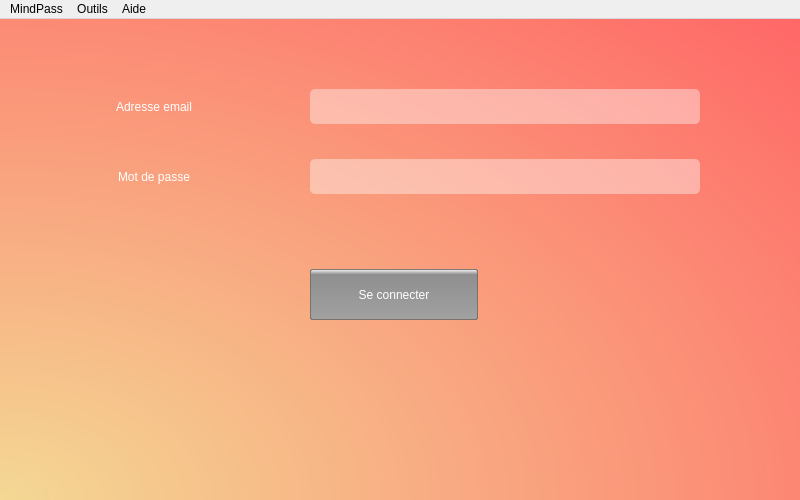
<?xml version="1.0" encoding="UTF-8"?>
<ui version="4.0">
 <class>MainWindow</class>
 <widget class="QMainWindow" name="MainWindow">
  <property name="geometry">
   <rect>
    <x>0</x>
    <y>0</y>
    <width>800</width>
    <height>500</height>
   </rect>
  </property>
  <property name="minimumSize">
   <size>
    <width>800</width>
    <height>500</height>
   </size>
  </property>
  <property name="maximumSize">
   <size>
    <width>800</width>
    <height>500</height>
   </size>
  </property>
  <property name="windowTitle">
   <string>MindPass</string>
  </property>
  <property name="windowIcon">
   <iconset>
    <normaloff>ressources/MindPass-icone.png</normaloff>ressources/MindPass-icone.png</iconset>
  </property>
  <property name="styleSheet">
   <string notr="true">QMainWindow {
background: qradialgradient(spread:pad, cx:0, cy:1, radius:1.406, fx:0, fy:1, stop:0 rgba(244, 216, 148, 255), stop:1 rgba(255, 102, 102, 255));
}

QLabel {
color: white;
}

QLineEdit {
background: rgba(255,255,255,100);
border: none;
border-radius: 5px;
color: white;
padding-left: 10px;
}

QLineEdit:hover {
background: rgba(255,255,255,75);
}

QPushButton {
    border-radius: 2px;
    padding: 0.2em 0.2em 0.3em 0.2em;
    border: 1px solid rgba(100, 100, 100, 200);
    background: qlineargradient(x1:0, y1:0, x2:0, y2:1, stop:0 #f4f4f4, stop:0.1 #8F8F8F, stop:1 #a1a1a1);
    color: white;
}

QPushButton:hover {
    border: 1px solid rgba(255, 255, 255, 255);

}
QPushButton:pressed {
    border-radius: 2px;
    padding: 0.2em 0.2em 0.3em 0.2em;
    border: 1px solid rgba(100, 100, 100, 200);
    background: qlineargradient(x1:0, y1:0, x2:0, y2:1, stop:0 #a1a1a1, stop:0.1 #8F8F8F, stop:1 #f4f4f4);
    color: white;
}

QStatusBar {
display: none;
}</string>
  </property>
  <widget class="QWidget" name="centralwidget">
   <widget class="QPushButton" name="pushButton">
    <property name="geometry">
     <rect>
      <x>310</x>
      <y>250</y>
      <width>168</width>
      <height>51</height>
     </rect>
    </property>
    <property name="text">
     <string>Se connecter</string>
    </property>
   </widget>
   <widget class="QLabel" name="label_id">
    <property name="geometry">
     <rect>
      <x>80</x>
      <y>70</y>
      <width>148</width>
      <height>35</height>
     </rect>
    </property>
    <property name="text">
     <string>Adresse email</string>
    </property>
    <property name="alignment">
     <set>Qt::AlignCenter</set>
    </property>
   </widget>
   <widget class="QLabel" name="label_mdp">
    <property name="geometry">
     <rect>
      <x>80</x>
      <y>140</y>
      <width>148</width>
      <height>35</height>
     </rect>
    </property>
    <property name="text">
     <string>Mot de passe</string>
    </property>
    <property name="alignment">
     <set>Qt::AlignCenter</set>
    </property>
   </widget>
   <widget class="QLineEdit" name="lineEdit_id">
    <property name="geometry">
     <rect>
      <x>310</x>
      <y>70</y>
      <width>390</width>
      <height>35</height>
     </rect>
    </property>
   </widget>
   <widget class="QLineEdit" name="lineEdit_mdp">
    <property name="geometry">
     <rect>
      <x>310</x>
      <y>140</y>
      <width>390</width>
      <height>35</height>
     </rect>
    </property>
   </widget>
   <widget class="QLabel" name="label">
    <property name="geometry">
     <rect>
      <x>180</x>
      <y>350</y>
      <width>500</width>
      <height>100</height>
     </rect>
    </property>
    <property name="text">
     <string/>
    </property>
    <property name="pixmap">
     <pixmap>ressources/MindPass-transparent.svg</pixmap>
    </property>
    <property name="alignment">
     <set>Qt::AlignCenter</set>
    </property>
   </widget>
  </widget>
  <widget class="QMenuBar" name="menubar">
   <property name="geometry">
    <rect>
     <x>0</x>
     <y>0</y>
     <width>800</width>
     <height>43</height>
    </rect>
   </property>
   <widget class="QMenu" name="menuMindPass">
    <property name="title">
     <string>MindPass</string>
    </property>
    <addaction name="actionFermer"/>
   </widget>
   <widget class="QMenu" name="menuOutils">
    <property name="title">
     <string>Outils</string>
    </property>
    <widget class="QMenu" name="menuChanger_de_langue">
     <property name="title">
      <string>Changer de langue</string>
     </property>
     <addaction name="actionFran_ais"/>
     <addaction name="actionAnglais"/>
    </widget>
    <addaction name="menuChanger_de_langue"/>
    <addaction name="separator"/>
    <addaction name="actionPr_f_rences"/>
   </widget>
   <widget class="QMenu" name="menuAide">
    <property name="title">
     <string>Aide</string>
    </property>
    <addaction name="actionObtenir_de_l_aide"/>
    <addaction name="separator"/>
    <addaction name="actionA_propos_de_MindPass"/>
   </widget>
   <addaction name="menuMindPass"/>
   <addaction name="menuOutils"/>
   <addaction name="menuAide"/>
  </widget>
  <action name="actionFermer">
   <property name="text">
    <string>Fermer</string>
   </property>
   <property name="shortcut">
    <string>Alt+F4</string>
   </property>
  </action>
  <action name="actionFran_ais">
   <property name="checkable">
    <bool>true</bool>
   </property>
   <property name="checked">
    <bool>true</bool>
   </property>
   <property name="text">
    <string>Français</string>
   </property>
  </action>
  <action name="actionAnglais">
   <property name="checkable">
    <bool>true</bool>
   </property>
   <property name="text">
    <string>Anglais</string>
   </property>
  </action>
  <action name="actionObtenir_de_l_aide">
   <property name="text">
    <string>Obtenir de l'aide</string>
   </property>
   <property name="shortcut">
    <string>F1</string>
   </property>
  </action>
  <action name="actionA_propos_de_MindPass">
   <property name="text">
    <string>A propos de MindPass</string>
   </property>
  </action>
  <action name="actionPr_f_rences">
   <property name="text">
    <string>Préférences</string>
   </property>
  </action>
 </widget>
 <resources/>
 <connections/>
</ui>
